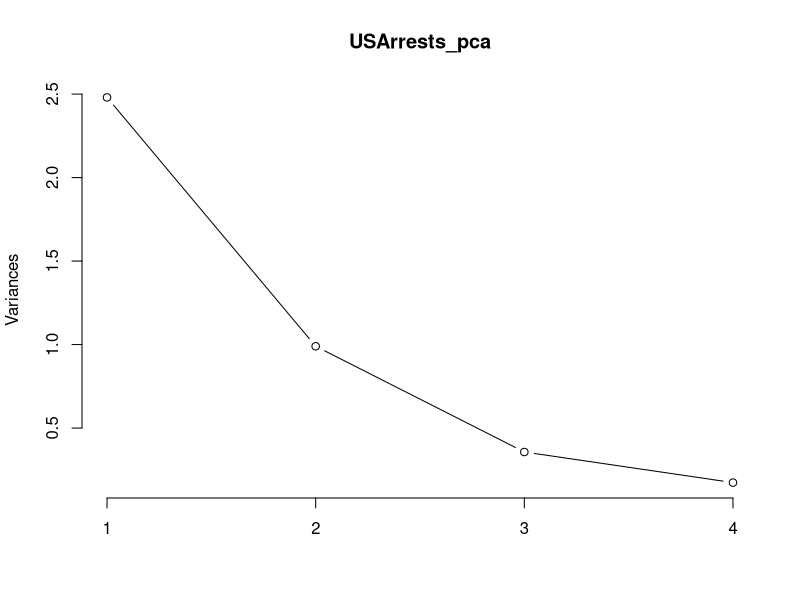
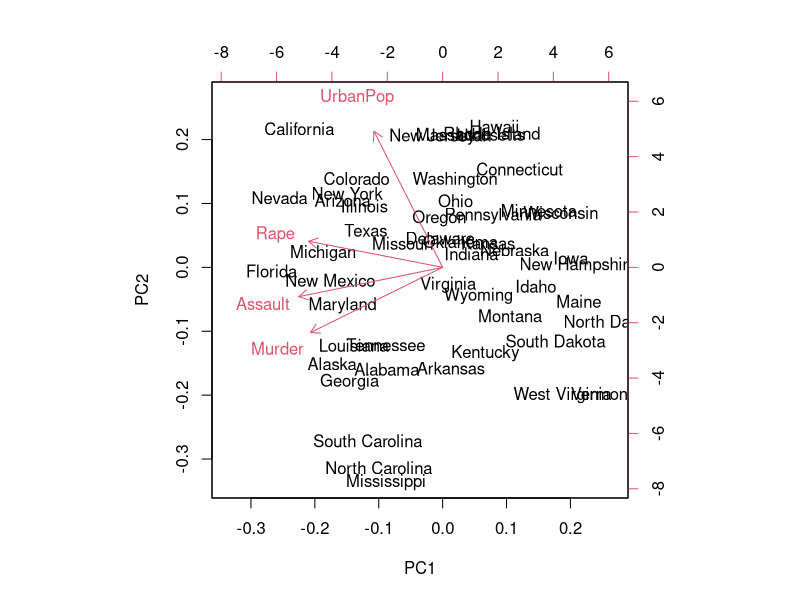

The R script that drew these images, in order:
# 주성분 분석(Principal Component Analysis)
data("USArrests")
str(USArrests)
nrow(USArrests)
rownames(USArrests)

apply(USArrests, 2, var)

# prcomp(), princomp()

USArrests_pca<-prcomp(USArrests, scale=TRUE)

summary(USArrests_pca)

print(USArrests_pca)


plot(USArrests_pca, type="l")

biplot(USArrests_pca)
names(USArrests_pca)

USArrests_pca$rotation <- -USArrests_pca$rotation
USArrests_pca$x<- -USArrests_pca$x




